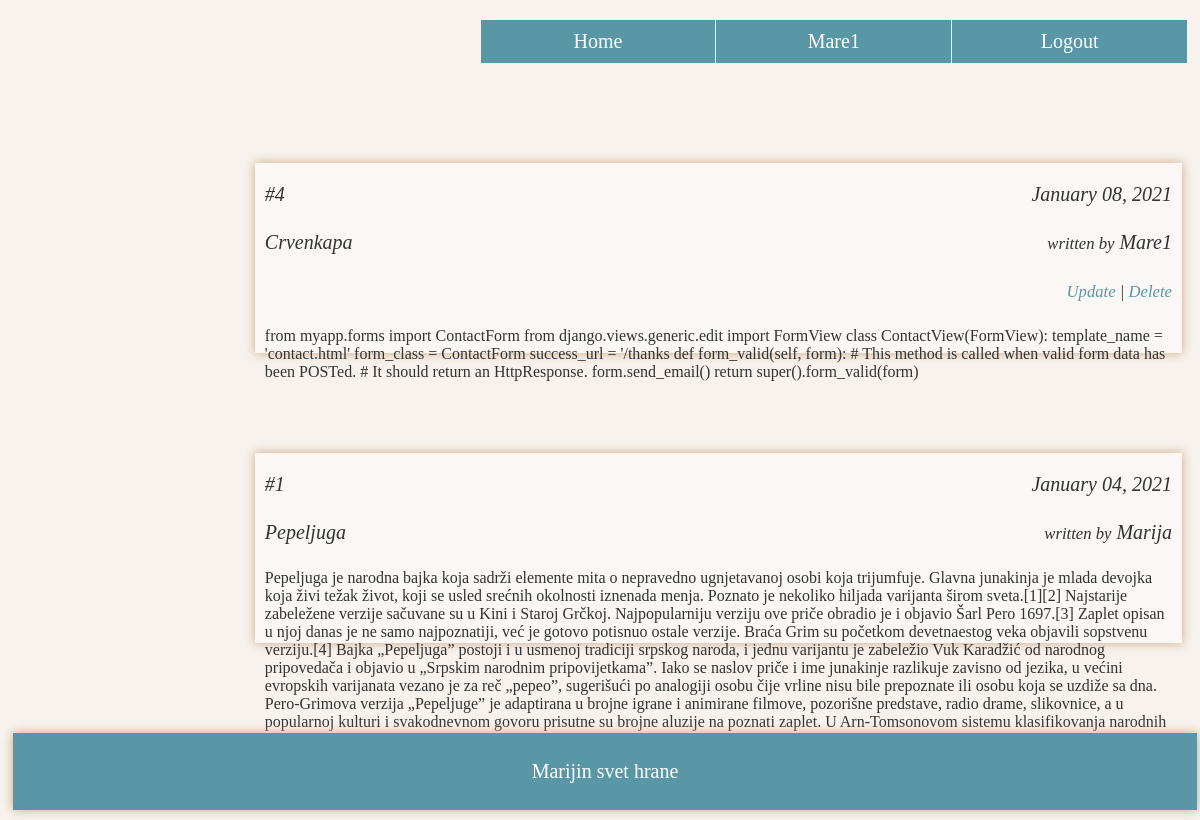
Screenshot of / (signed in) with the database file from the repository.
### blog/models.py (models this page shows, shortened)
class Post(models.Model):
    title = models.CharField(max_length=100)
    content = models.TextField()
    date_posted = models.DateTimeField(auto_now_add=True)
    author = models.ForeignKey(User, on_delete=models.CASCADE)

### blog/views.py (the view)
# urls.py: 2. Add a URL to urlpatterns:  path('', views.home, name='home')
def home(request):
	posts = Post.objects.order_by('-date_posted')
	context['posts'] = posts
	return render (request, 'blog/home.html', context)

### blog/templates/blog/home.html (shortened to what this page needs)
{% extends 'blog/base.html' %}
{% block content %}
<div class='column main'>
	{% for post in posts %}
	<div class='content' id='{{post.id}}'>
		<div class='post_header'>
			<div class='post_base'>
				<div class='post_abstract' id='post_abstract_{{ forloop.counter }}'>
					<div class='post_left'><p>#{{ post.id }}</p><p style="font-style: italic;"><a style='color:#333333; text-decoration: none'
						href="{% url 'post-detail' post.id %}">{{ post.title }}</a></p></div>
					<div class='post_right'><p>{{ post.date_posted|date:'F d, Y' }}</p><p><small>written by</small> {{ post.author }}</p>{% if post.author == user %}
					<p ><small><a style='color:#5996a6; text-decoration: none' href="{% url 'post-update' post.id %}">Update</a> | <a style='color:#5996a6; text-decoration: none' href="{% url 'post-delete' post.id %}">Delete</a> </small></p>
					{% endif %}</div>
					<br>
					<br>
						<article style="padding: 10px" id='article_{{ forloop.counter }}' >{{ post.content }}</article>
				</div>
		    </div>
		</div>
	</div>
	{% endfor %}
</div>
{% endblock content %}

### blog/templates/blog/base.html (shortened to what this page needs)
{% load static %}
<!DOCTYPE html>
<html>
<head>
  <link rel="stylesheet" type="text/css" href="{% static 'blog/main.css' %}">
</head>
<body>
  <div class='kontejner'>
    <div class='nav'>
      {% if user.is_authenticated %}
      <a href="{% url 'logout' %}">Logout</a>
      <a href="{% url 'profile' %}">{{ user.username }}</a>
      {% else %}
      <a href="{% url 'login' %}">Login</a>
      <a href="{% url 'register' %}">Register</a>
      {% endif %}
      <a href="{% url 'blog-home' %}">Home</a>
    </div>
    <div class='art'>
    {% block content %}{% endblock content %}
    </div>
      <div class="footer"><p>Marijin svet hrane</p></div>
  </div>
</body>
</html>

### blog/static/blog/main.css (style rules this page uses)
html { background-color: #f7f2ed }
* { box-sizing: border-box; }
body { font-family: Palatino Linotype, "Palatino Linotype","Times New Roman", "Droid Serif", Roboto, Arial, Helvetica, sans-serif; }
html, body { height:100%; }
.kontejner { min-height:100%; position: relative; }
.nav { margin: 20px 5px 0 5px; }
.nav ::placeholder { color: #bdd4db; }
.nav a { color: white; font-size: 20px; text-decoration: none; text-align: center; padding:10px 7px 10px 7px; width: 20%; float: right; background-color: #5996a6; margin-left: 1px; }
.column { padding: 10px; color: #333333; margin-top: 70px; float: right; }
.main { width: 80%; }
.content { margin-top: 20px; }
.post_header { margin-bottom: 100px; box-shadow: 0 0 10px #c7a885; background-color: #faf7f4; }
.post_abstract { display: block; height: 190px; }
.post_base p { font-size: 20px; color: #333333; font-style: italic; }
.post_left { float: left; width: 62.5%; }
.post_left p { padding: 0 0 5px 10px; }
.post_right p { padding: 0 10px 5px 0; }
.post_right { float: left; width: 37.5%; text-align: right; }
.art:after { content: ""; display: table; clear: both; }
.footer { position: absolute; bottom: 5px; display: block; background-color: #5996a6; color: white; padding: 7px 10px 7px 10px; width: 100%; text-align: center; box-shadow: 0 0 10px #c7a885; font-size: 20px; margin: 5px; }

### rows the page displays
Post: id "4", title "Crvenkapa", date_posted "January 08, 2021", author "Mare1", shows "Update", content "from myapp.forms import ContactForm from django.views.generic.edit import FormView class ContactView(FormView): template_name = 'contact.html' form_class = ContactForm success_url = '/thanks def form_valid(self, form): # This method is called when valid form data has been POSTed. # It should return an HttpResponse. form.send_email() return super().form_valid(form)"
Post: id "1", title "Pepeljuga", date_posted "January 04, 2021", author "Marija", content "Pepeljuga je narodna bajka koja sadrži elemente mita o nepravedno ugnjetavanoj osobi koja trijumfuje. Glavna junakinja je mlada devojka koja živi težak život, koji se usled srećnih okolnosti iznenada menja. Poznato je nekoliko hiljada varijanta širom sveta.[1][2] Najstarije zabeležene verzije sačuvane su u Kini i Staroj Grčkoj. Najpopularniju verziju ove priče obradio je i objavio Šarl Pero 1697.[3] Zaplet opisan u njoj danas je ne samo najpoznatiji, već je gotovo potisnuo ostale verzije. Braća Grim su početkom devetnaestog veka objavili sopstvenu verziju.[4] Bajka „Pepeljuga” postoji i u usmenoj tradiciji srpskog naroda, i jednu varijantu je zabeležio Vuk Karadžić od narodnog pripovedača i…"

### other values shown
{{ user.username }} "Mare1"
